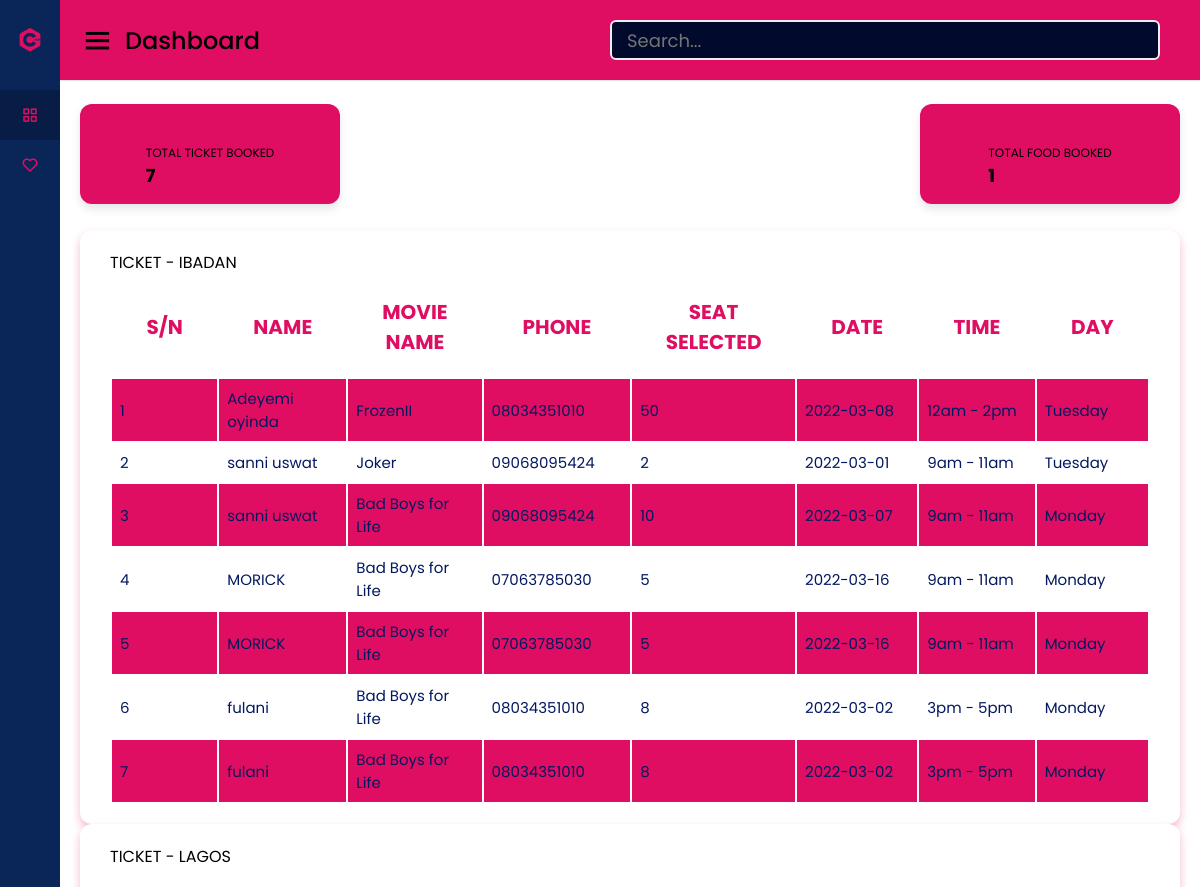
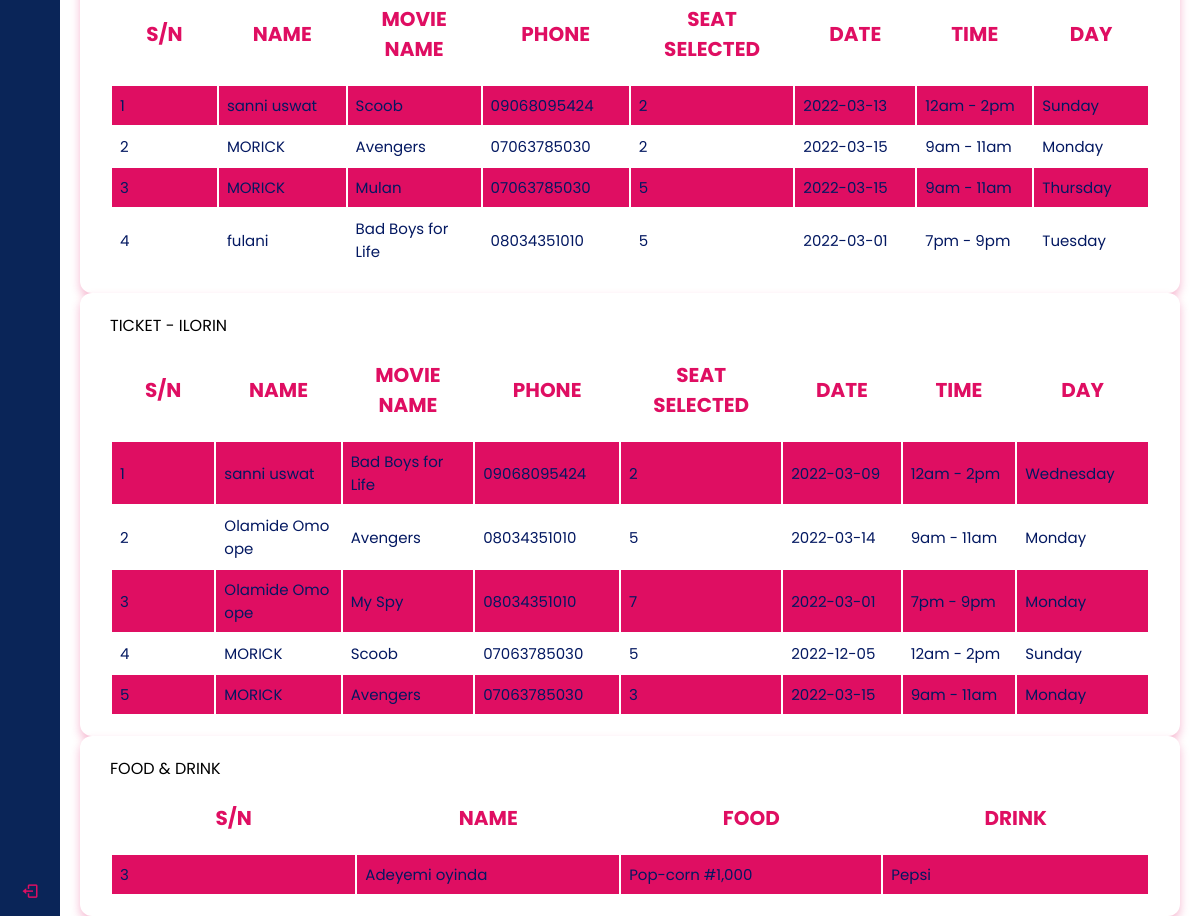
/best.php, run on the app's committed database (2 pictures, top to bottom).
### tables this page shows
CREATE TABLE `ticket` (
  `Id` int(11) NOT NULL,
  `user_hash` varchar(200) DEFAULT NULL,
  `Name` varchar(200) NOT NULL,
  `Title` varchar(30) NOT NULL,
  `Date` varchar(20) NOT NULL,
  `Dateweek` varchar(25) NOT NULL,
  `Phone` varchar(15) NOT NULL,
  `seat` varchar(20) NOT NULL,
  `time` varchar(15) NOT NULL
);

CREATE TABLE `lagos` (
  `Id` int(11) NOT NULL,
  `user_hash` varchar(200) DEFAULT NULL,
  `Name` varchar(100) NOT NULL,
  `Title` varchar(50) NOT NULL,
  `Date` varchar(50) NOT NULL,
  `Phone` varchar(15) NOT NULL,
  `time` varchar(10) NOT NULL,
  `seat` varchar(10) NOT NULL,
  `Dateweek` varchar(15) NOT NULL
);

CREATE TABLE `ilorin` (
  `Id` int(11) NOT NULL,
  `user_hash` varchar(200) NOT NULL,
  `Name` varchar(50) NOT NULL,
  `Title` varchar(50) NOT NULL,
  `Phone` varchar(15) NOT NULL,
  `time` varchar(50) NOT NULL,
  `Date` varchar(10) NOT NULL,
  `seat` varchar(10) NOT NULL,
  `Dateweek` varchar(15) NOT NULL
);

CREATE TABLE `food` (
  `Id` int(11) NOT NULL,
  `Name` varchar(30) NOT NULL,
  `Food` varchar(30) NOT NULL,
  `Drink` varchar(20) NOT NULL
);

### best.php (the view, shortened to what this page needs)
<!DOCTYPE html>
<html lang="en" dir="ltr">
  <head>
    <link rel="stylesheet" href="best.css">
    <link href='https://unpkg.com/boxicons@2.0.7/css/boxicons.min.css' rel='stylesheet'>
   </head>
<body>
  <div class="sidebar">
    <div class="logo-details">
      <i class='bx bxl-c-plus-plus'></i>
      <span class="logo_name">Admin</span>
    </div>
      <ul class="nav-links">
        <li>
          <a href="#" class="active">
            <i class='bx bx-grid-alt' ></i>
            <span class="links_name">Dashboard</span>
          </a>
        </li>
        <li>
          <a href="#">
            <i class='bx bx-heart' ></i>
          </a>
        </li>
        <li class="log_out">
          <a href="./index.php">
            <i class='bx bx-log-out'></i>
            <span class="links_name">Log out</span>
          </a>
        </li>
      </ul>
  </div>
  <section class="home-section">
    <nav>
      <div class="sidebar-button">
        <i class='bx bx-menu sidebarBtn'></i>
        <span class="dashboard">Dashboard</span>
      </div>
      <div class="search-box">
        <input type="text" placeholder="Search...">
      </div>
    </nav>
    <div class="home-content">
      <div class="overview-boxes">
        <div class="box">
          <div class="right-side">
            <div class="indicator">
              <span class="text">
                <span>TOTAL TICKET BOOKED</span><?php
$conn = mysqli_connect("localhost", "root", "", "movie") or die("Error : " . mysqli_error($conn));
$select = "select * from ticket";
$result = mysqli_query($conn, $select);
            $tttt = mysqli_num_rows($result);
echo "<h2>".$tttt."</h2>";
?> </span>
            </div>
          </div>
        </div>
        <div class="box">
          <div class="right-side">
            <div class="indicator">
              <span class="text">    <span>TOTAL FOOD BOOKED</span><?php
$conn = mysqli_connect("localhost", "root", "", "movie") or die("Error : " . mysqli_error($conn));
$select = "select * from food";
$result = mysqli_query($conn, $select);
            $tttt = mysqli_num_rows($result);
echo "<h2>".$tttt."</h2>";
?> </span></span>
            </div>
          </div>
        </div>
      </div>
      <div class="courses">
        <div class="each-courses">
          <div class="title">TICKET - IBADAN</div>
          <div class="sales-details">
          <?php
$select = "select * from ticket";
$result = mysqli_query($conn, $select);
if(mysqli_num_rows($result) > 0){
    echo "<table>
    <tr>
    <th>S/N</th>
    <th>NAME</th>
    <th>MOVIE NAME</th>
    <th>PHONE</th>
    <th>SEAT SELECTED</th>
    <th>DATE</th>
    <th>TIME</th>
    <th>DAY</th>
    </tr>
    ";
    while($row = mysqli_fetch_array($result)){
        $id = $row['Id'];
        $name = $row['Name'];
        $desc = $row['Title'];
        $amt = $row['Phone'];
        $time = $row['seat'];
        $purchased = $row['Date'];
        $circle = $row['time'];
        $cir = $row['Dateweek'];
        echo '
        <tr>
        <td>'.$id.'</td>
        <td>'.$name.'</td>
        <td>'.$desc.'</td>
        <td>'.$amt.'</td>
        <td>'.$time.'</td>
        <td>'.$purchased.'</td>
        <td>'.$circle.'</td>
        <td>'.$cir.'</td>
        </tr>
        ';
    }
    echo "</table>";
}
else{
    echo "<h1>Nothing Here</h1>";
}
?>
          </div>
        </div>
      </div>
      <div class="courses">
        <div class="each-courses">
          <div class="title">TICKET - LAGOS</div>
          <div class="sales-details">
          <?php
$select = "select * from lagos";
$result = mysqli_query($conn, $select);
if(mysqli_num_rows($result) > 0){
    echo "<table>
    <tr>
    <th>S/N</th>
    <th>NAME</th>
    <th>MOVIE NAME</th>
    <th>PHONE</th>
    <th>SEAT SELECTED</th>
    <th>DATE</th>
    <th>TIME</th>
    <th>DAY</th>
    </tr>
    ";
    while($row = mysqli_fetch_array($result)){
        $id = $row['Id'];
        $name = $row['Name'];
        $desc = $row['Title'];
        $amt = $row['Phone'];
        $time = $row['seat'];
        $purchased = $row['Date'];
        $circle = $row['time'];
        $cir = $row['Dateweek'];
        echo '
        <tr>
        <td>'.$id.'</td>
        <td>'.$name.'</td>
        <td>'.$desc.'</td>
        <td>'.$amt.'</td>
        <td>'.$time.'</td>
        <td>'.$purchased.'</td>
        <td>'.$circle.'</td>
        <td>'.$cir.'</td>
        </tr>
        ';
    }
    echo "</table>";
}
else{
    echo "<h1>Nothing Here</h1>";
}
?>
          </div>
        </div>
      </div>
      <div class="courses">
        <div class="each-courses">
          <div class="title">TICKET - ILORIN</div>
          <div class="sales-details">
          <?php
$select = "select * from ilorin";
$result = mysqli_query($conn, $select);
if(mysqli_num_rows($result) > 0){
    echo "<table>
    <tr>
    <th>S/N</th>
    <th>NAME</th>
    <th>MOVIE NAME</th>
    <th>PHONE</th>
    <th>SEAT SELECTED</th>
    <th>DATE</th>
    <th>TIME</th>
    <th>DAY</th>
    </tr>
    ";
    while($row = mysqli_fetch_array($result)){
        $id = $row['Id'];
        $name = $row['Name'];
        $desc = $row['Title'];
        $amt = $row['Phone'];
        $time = $row['seat'];
        $purchased = $row['Date'];
        $circle = $row['time'];
        $cir = $row['Dateweek'];
        echo '
        <tr>
        <td>'.$id.'</td>
        <td>'.$name.'</td>
        <td>'.$desc.'</td>
        <td>'.$amt.'</td>
        <td>'.$time.'</td>
        <td>'.$purchased.'</td>
        <td>'.$circle.'</td>
        <td>'.$cir.'</td>
        </tr>
        ';
    }
    echo "</table>";
}
else{
    echo "<h1>Nothing Here</h1>";
}
?>
          </div>
        </div>
      </div>
      <div class="courses">
        <div class="each-courses">
          <div class="title">FOOD & DRINK</div>
          <div class="sales-details">
          <?php
$select = "select * from food";
$result = mysqli_query($conn, $select);
if(mysqli_num_rows($result) > 0){
    echo "<table>
    <tr>
    <th>S/N</th>
    <th>NAME</th>
    <th>FOOD</th>
    <th>DRINK</th>
    </tr>
    ";
    while($row = mysqli_fetch_array($result)){
        $id = $row['Id'];
        $name = $row['Name'];
        $desc = $row['Food'];
        $amt = $row['Drink'];
        echo '
        <tr>
        <td>'.$id.'</td>
        <td>'.$name.'</td>
        <td>'.$desc.'</td>
        <td>'.$amt.'</td>
        </tr>
        ';
    }
    echo "</table>";
}
else{
    echo "<h1>Nothing Here</h1>";
}
?>
          </div>
        </div>
      </div>
    </div>
  </section>
</body>
</html>

### best.css (style rules this page uses)
* { margin: 0; padding: 0; box-sizing: border-box; font-family: 'Poppins', sans-serif; }
th { color: #df0e62; }
td { color: #031861; }
.sidebar { position: fixed; height: 100%; width: 240px; background: #0A2558; transition: all 0.5s ease; }
.sidebar .logo-details { height: 80px; display: flex; align-items: center; }
.sidebar .logo-details i { font-size: 28px; font-weight: 500; color: #df0e62; min-width: 60px; text-align: center }
.sidebar .logo-details .logo_name { color: #df0e62; font-size: 24px; font-weight: 500; }
.sidebar .nav-links { margin-top: 10px; }
.sidebar .nav-links li { position: relative; list-style: none; height: 50px; }
.sidebar .nav-links li a { height: 100%; width: 100%; display: flex; align-items: center; text-decoration: none; transition: all 0.4s ease; }
.sidebar .nav-links li a.active { background: #081D45; }
.sidebar .nav-links li i { min-width: 60px; text-align: center; font-size: 18px; color: #df0e62; }
.sidebar .nav-links li a .links_name { color: #df0e62; font-size: 15px; font-weight: 400; white-space: nowrap; }
.sidebar .nav-links .log_out { position: absolute; bottom: 0; width: 100%; }
.home-section { position: relative; background: rgb(255, 255, 255); min-height: 100vh; width: calc(100% - 240px); left: 240px; transition: all 0.5s ease; }
.home-section nav { display: flex; justify-content: space-between; height: 80px; background: #df0e62; display: flex; align-items: center; position: fixed; width: calc(100% - 240px); left: 240px; z-index: 100; padding: 0 20px; box-shadow: 0 1px 1px rgba(0, 0, 0, 0.1); transition: all 0.5s ease; }
.home-section nav .sidebar-button { display: flex; align-items: center; font-size: 24px; font-weight: 500; }
nav .sidebar-button i { font-size: 35px; margin-right: 10px; }
.home-section nav .search-box { position: relative; height: 40px; max-width: 550px; width: 100%; margin: 0 20px; }
nav .search-box input { height: 100%; width: 100%; outline: none; background: #010a2c; border: 2px solid #EFEEF1; border-radius: 6px; color: #df0e62; font-size: 18px; padding: 0 15px; }
.home-section .home-content { position: relative; padding-top: 104px; }
.home-content .overview-boxes { display: flex; align-items: center; justify-content: space-between; flex-wrap: wrap; padding: 0 20px; margin-bottom: 26px; }
.overview-boxes .box { display: flex; align-items: center; justify-content: center; width: calc(100% / 4 - 15px); background: #df0e62; padding: 15px 14px; border-radius: 12px; box-shadow: 0 5px 10px rgba(0,0,0,0.1); }
.home-content .box .indicator { display: flex; align-items: center; }
.home-content .box .indicator .text { font-size: 12px; }
.home-content .courses { display: flex; justify-content: space-between; }
.home-content .courses .each-courses { width: 100%; background: #fff; padding: 20px 30px; margin: 0 20px; border-radius: 12px; box-shadow: 0 5px 10px #df0e6249; }
.home-content .courses .sales-details { display: flex; align-items: center; justify-content: space-between; }
@media (max-width: 1240px) { .sidebar { width: 60px; } }
@media (max-width: 1240px) { .home-section { width: calc(100% - 60px); left: 60px; } }
@media (max-width: 1240px) { .home-section nav { width: calc(100% - 60px); left: 60px; } }
tr:nth-child(even) { background-color:#df0e62; }
tr:nth-child(odd) { background-color: none; }
th { font-size: 20px; padding: 20px; background-color: none; width: 1000px; }
td { font-size: 15px; width: 100px; padding: 8px; }

### data on the page
ticket: Id "1", Name "Adeyemi oyinda", Title "FrozenII", Phone "08034351010", seat "50", Date "2022-03-08", time "12am - 2pm", Dateweek "Tuesday"
ticket: Id "2", Name "sanni uswat", Title "Joker", Phone "09068095424", seat "2", Date "2022-03-01", time "9am - 11am", Dateweek "Tuesday"
ticket: Id "3", Name "sanni uswat", Title "Bad Boys for Life", Phone "09068095424", seat "10", Date "2022-03-07", time "9am - 11am", Dateweek "Monday"
ticket: Id "4", Name "MORICK", Title "Bad Boys for Life", Phone "07063785030", seat "5", Date "2022-03-16", time "9am - 11am", Dateweek "Monday"
ticket: Id "5", Name "MORICK", Title "Bad Boys for Life", Phone "07063785030", seat "5", Date "2022-03-16", time "9am - 11am", Dateweek "Monday"
ticket: Id "6", Name "fulani", Title "Bad Boys for Life", Phone "08034351010", seat "8", Date "2022-03-02", time "3pm - 5pm", Dateweek "Monday"
ticket: Id "7", Name "fulani", Title "Bad Boys for Life", Phone "08034351010", seat "8", Date "2022-03-02", time "3pm - 5pm", Dateweek "Monday"
lagos: Id "1", Name "sanni uswat", Title "Scoob", Phone "09068095424", seat "2", Date "2022-03-13", time "12am - 2pm", Dateweek "Sunday"
lagos: Id "2", Name "MORICK", Title "Avengers", Phone "07063785030", seat "2", Date "2022-03-15", time "9am - 11am", Dateweek "Monday"
lagos: Id "3", Name "MORICK", Title "Mulan", Phone "07063785030", seat "5", Date "2022-03-15", time "9am - 11am", Dateweek "Thursday"
lagos: Id "4", Name "fulani", Title "Bad Boys for Life", Phone "08034351010", seat "5", Date "2022-03-01", time "7pm - 9pm", Dateweek "Tuesday"
ilorin: Id "1", Name "sanni uswat", Title "Bad Boys for Life", Phone "09068095424", seat "2", Date "2022-03-09", time "12am - 2pm", Dateweek "Wednesday"
ilorin: Id "2", Name "Olamide Omo ope", Title "Avengers", Phone "08034351010", seat "5", Date "2022-03-14", time "9am - 11am", Dateweek "Monday"
ilorin: Id "3", Name "Olamide Omo ope", Title "My Spy", Phone "08034351010", seat "7", Date "2022-03-01", time "7pm - 9pm", Dateweek "Monday"
ilorin: Id "4", Name "MORICK", Title "Scoob", Phone "07063785030", seat "5", Date "2022-12-05", time "12am - 2pm", Dateweek "Sunday"
ilorin: Id "5", Name "MORICK", Title "Avengers", Phone "07063785030", seat "3", Date "2022-03-15", time "9am - 11am", Dateweek "Monday"
food: Id "3", Name "Adeyemi oyinda", Food "Pop-corn #1,000", Drink "Pepsi"

### other printed values
$tttt "7"
$tttt "1"
